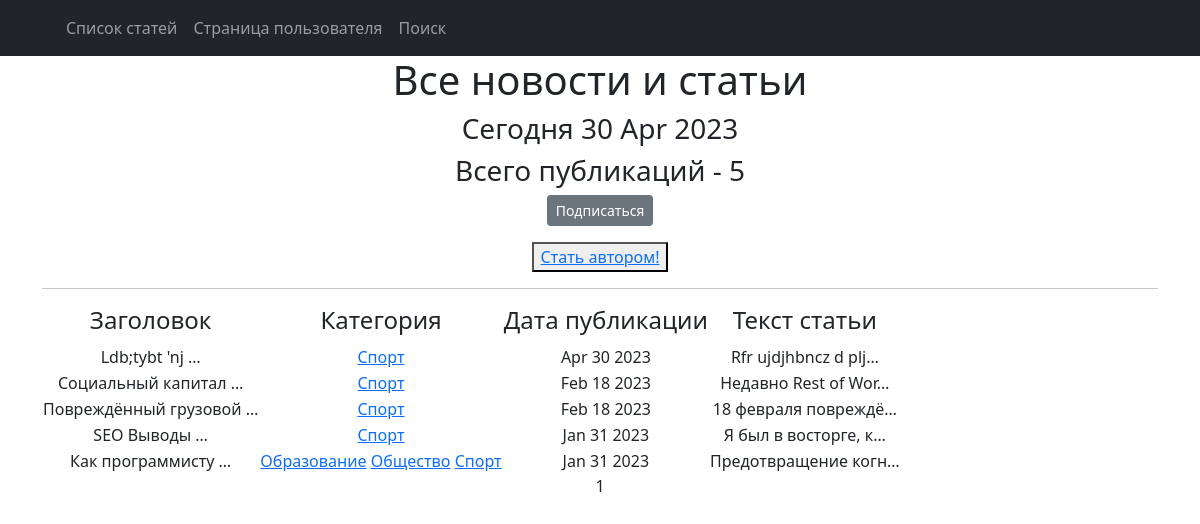
Screenshot of /categories/1 with the database file from the repository.
### News_Portal_app/models.py (models this page shows, shortened)
class Post(models.Model):
    article = 'AR'
    news = 'NE'
    cat_ar_ne = [(article, 'статья'),
                 (news, 'новость')]
    author = models.ForeignKey(Author, on_delete=models.CASCADE)
    _type = models.CharField(max_length=2, choices=cat_ar_ne)
    time_in = models.DateTimeField(auto_now_add=True)
    categories = models.ManyToManyField(Category, through='PostCategory')
    heading = models.CharField(max_length=255)
    text = models.TextField()
    post_rating = models.IntegerField(default=0)

class Category(models.Model):
    sport = 'SP'
    politico = 'PO'
    education = 'ED'
    society = 'SO'
    technologies = 'TE'
    cat_field = [(sport, 'Cпорт'),
                 (politico, 'Политика'),
                 (education, 'Образование'),
                 (society, 'Общество'),
                 (technologies, 'Технологии')]
    cat_name = models.CharField(max_length=2, choices=cat_field, unique=True)
    subscribers = models.ManyToManyField(User, related_name='categories')

### News_Portal_app/views.py (the view)
# urls.py: path('categories/<int:pk>', CategoryList.as_view(), name='category_list'),
class CategoryList(PostsList):
    model = Post
    template_name = 'category_list.html'
    context_object_name = 'category_news_list'
    def get_queryset(self):
        self.category = get_object_or_404(Category, id=self.kwargs['pk'])
        queryset = Post.objects.filter(categories=self.category).order_by('-time_in')
        return queryset
    def get_context_data(self, **kwargs):
        context = super().get_context_data(**kwargs)
        context['is_not_subscriber'] = self.request.user not in self.category.subscribers.all()
        context['category'] = self.category
        return context

### News_Portal_app/templatetags/custom_filters.py (called while the page is built)
@register.filter()
def censor(text):
    try:
        text = text.replace("Яндекс", "Я*****")
        text = text.replace("RuStore", "R******")
        return text
    except TypeError as e:
        print(f'Ошибка {e}. Тип данных должен быть str.')

### News_Portal_app/views.py (called while the page is built)
    def get_context_data(self, **kwargs):
        context = super().get_context_data(**kwargs)
        context['time_now'] = datetime.utcnow()
        context['is_not_author'] = not self.request.user.groups.filter(name='authors').exists()
        return context

### News_Portal/templates/category_list.html (shortened to what this page needs)
{% extends 'flatpages/default.html' %}
{% load custom_filters %}
{% load custom_tags %}
{% block content %}
<h1>Все новости и статьи</h1>
<h3>Сегодня {{ time_now|date:'d M Y' }}</h3>
<h3>Всего публикаций - {{ page_obj.paginator.count }}</h3>
{% if is_not_subscriber %}
<p class="text_center"><a href="{% url 'subscribe' category.id %}" class="btn btn-secondary btn-sm">Подписаться</a></p>
{% endif %}
{% if is_not_author %}
<button> <a href="upgrade/"> Стать автором!</a> </button>
{% endif %}
   <hr>
   {% if category_news_list %}
       <table>
           <tr>
               <td><h4>Заголовок</h4></td>
               <td><h4>Категория</h4></td>
               <td><h4>Дата публикации</h4></td>
               <td><h4>Текст статьи</h4></td>
           </tr>
           {% for post in category_news_list %}
           <tr>
               <td>{{ post.heading|truncatewords:2|censor }}</td>
               <td>
                   {% for category in post.categories.all %}
                   <a href="{% url 'category_list' category.id %}">{{ category.get_cat_name_display }}</a>
                   {% endfor %}
               </td>
               <td>{{ post.time_in|date:'M d Y' }}</td>
               <td>{{ post.text|truncatechars:20|censor }}</td>
           </tr>
           {% endfor %}
       </table>
   {% else %}
       <h2>Упс, статей нет!</h2>
   {% endif %}
   {{ page_obj.number }}
{% endblock content %}

### News_Portal/templates/flatpages/default.html (shortened to what this page needs)
<!DOCTYPE html>
<html lang="en">
    <head>
        {% load static %}
        <link href="{% static 'css/styles.css' %}" rel="stylesheet" />
    </head>
    <body>
        <nav class="navbar navbar-expand-lg navbar-dark bg-dark static-top">
            <div class="container">
                <div class="collapse navbar-collapse" id="navbarResponsive">
                    <ul class="navbar-nav ml-auto">
                        <li class="nav-item active">
                            <a class="nav-link" href="news/">Список статей</a>
                        </li>
                        <li class="nav-item active">
                            <a class="nav-link" href="/">Страница пользователя</a>
                        </li>
                        <li class="nav-item active">
                            <a class="nav-link" href="search/">Поиск</a>
                        </li>
                    </ul>
                </div>
            </div>
        </nav>
        <div class="container">
            <div class="row">
                <div class="col-lg-12 text-center">
                    {% block content %}{% endblock content %}
                </div>
            </div>
        </div>
    </body>
</html>

### rows the page displays
Post: heading|censor "Ldb;tybt 'nj …", time_in "Apr 30 2023", text|censor "Rfr ujdjhbncz d plj…"
Category: cat_name "Cпорт"
Post: heading|censor "Социальный капитал …", time_in "Feb 18 2023", text|censor "Недавно Rest of Wor…"
Post: heading|censor "Повреждённый грузовой …", time_in "Feb 18 2023", text|censor "18 февраля повреждё…"
Post: heading|censor "SEO Выводы …", time_in "Jan 31 2023", text|censor "Я был в восторге, к…"
Post: heading|censor "Как программисту …", time_in "Jan 31 2023", text|censor "Предотвращение когн…"
Category: cat_name "Образование"
Category: cat_name "Общество"

### other values shown
{{ time_now|date:'d M Y' }} "30 Apr 2023"
{{ page_obj.paginator.count }} "5"
{{ page_obj.number }} "1"
